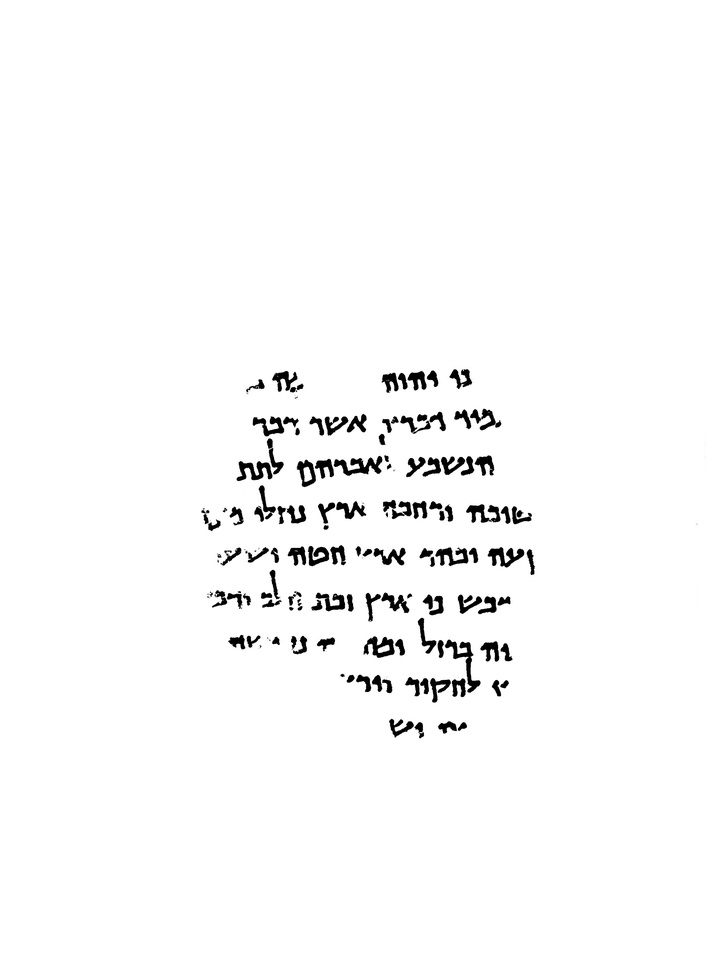
#> input picture Task 1 & 2/additional_code/DSS_Binarized/P168-Fg016-R-C01-R01-binarized.jpg, 727 x 970 px, shrunk from 2706 x 3608 before the run
$ jupyter execute 'Text skew.ipynb'
#> lines starting #> are read from the running program, lines starting #| are printed output that depends on the picture
[cell 1]
# import the necessary packages
import numpy as np
import argparse
import cv2
# construct the argument parse and parse the arguments
ap = argparse.ArgumentParser()
import sys
import numpy as np
from PIL import Image as im
from scipy.ndimage import interpolation as inter
from matplotlib import pyplot as plt

[cell 2]
img = im.open("DSS_Binarized/P168-Fg016-R-C01-R01-binarized.jpg")
#> img is the input picture: PIL image 727x970 L; min 0, max 255, mean 249.4
wd, ht = img.size
#> wd = 727; ht = 970
print(wd, ht)
#| 727 970

[cell 3]
def find_score(arr, angle):
    data = inter.rotate(arr, angle, reshape=False, order=0)
    hist = np.sum(data, axis=1)
    score = np.sum((hist[1:] - hist[:-1]) ** 2)
    return hist, score

delta = 1
limit = 5
angles = np.arange(-limit, limit+delta, delta)
scores = []

for angle in angles:
    hist, score = find_score(img, angle)
    scores.append(score)
#> this loop made 11 passes
#> score on passes 1 to 11: 1557120652, 1886644878, 2391788888, 3318923902, 4946540926, 2468585530, 5149612764, 3498345192, 2375080058, 1796711688, 1466151736
#> pass 1, in find_score, `data = inter.rotate(arr, angle, reshape=False, order=0)`:
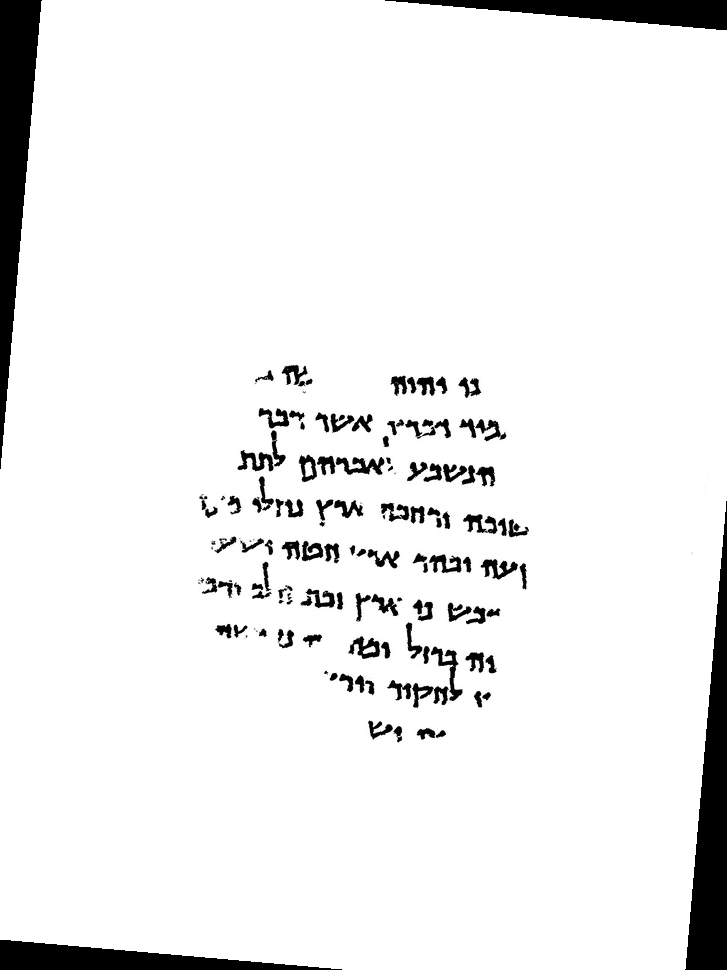
#> data: shape (970, 727); min 0, max 255, mean 238.4
#> pass 2, in find_score (call 2), `data = inter.rotate(arr, angle, reshape=False, order=0)`:
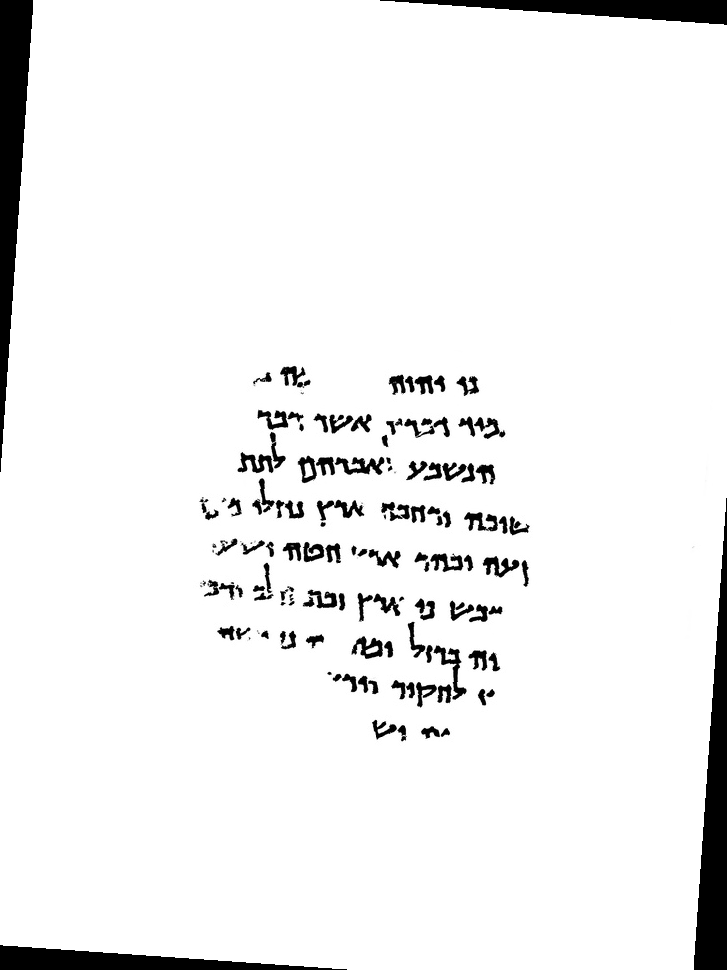
#> data: shape (970, 727); min 0, max 255, mean 240.4
#> pass 3, in find_score (call 3), `data = inter.rotate(arr, angle, reshape=False, order=0)`:
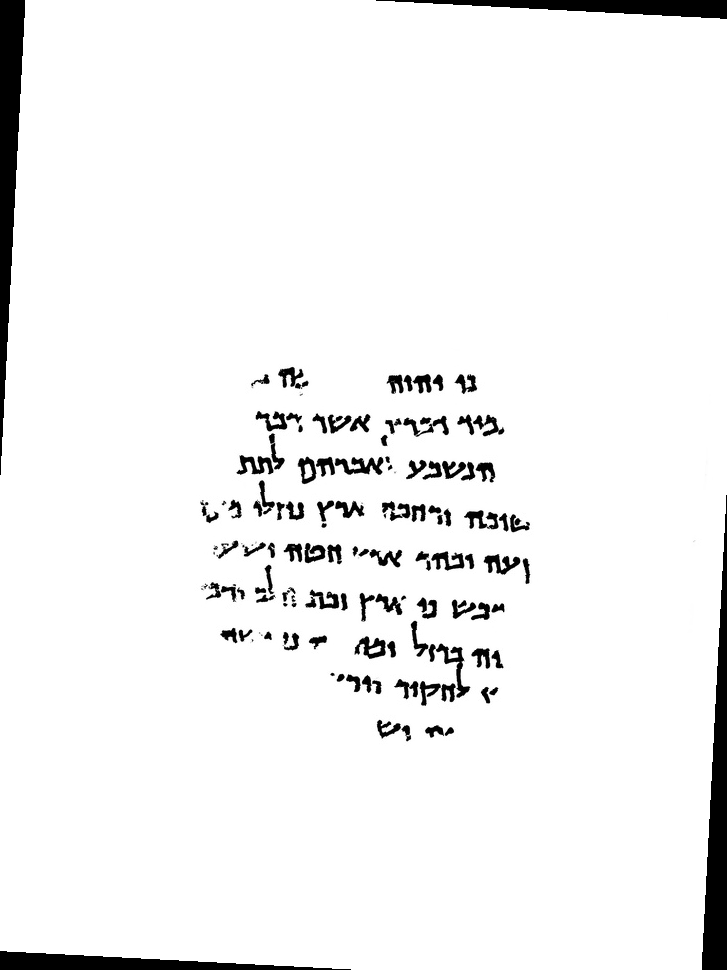
#> data: shape (970, 727); min 0, max 255, mean 242.5
#> after the loop, scores = [1557120652, 1886644878, 2391788888, 3318923902, 4946540926, 2468585530, 5149612764, 3498345192, 2375080058, 1796711688, 1466151736]

[cell 4]
best_score = max(scores)
#> best_score = 5149612764
best_angle = angles[scores.index(best_score)]
#> best_angle = 1
print('Best angle: {',(best_angle),'}')
#| Best angle: { 1 }

[cell 5]
# correct skew
data = inter.rotate(img, best_angle, reshape=False, order=0)
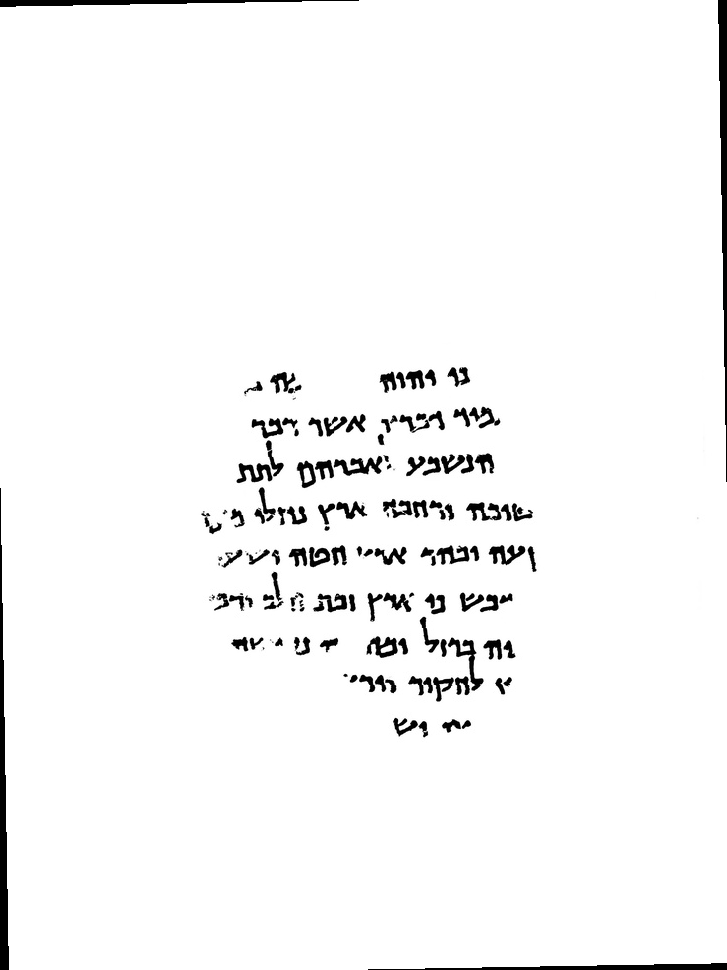
#> data: shape (970, 727); min 0, max 255, mean 246.8

[cell 6]
img = im.fromarray((255 * data).astype("uint8"))
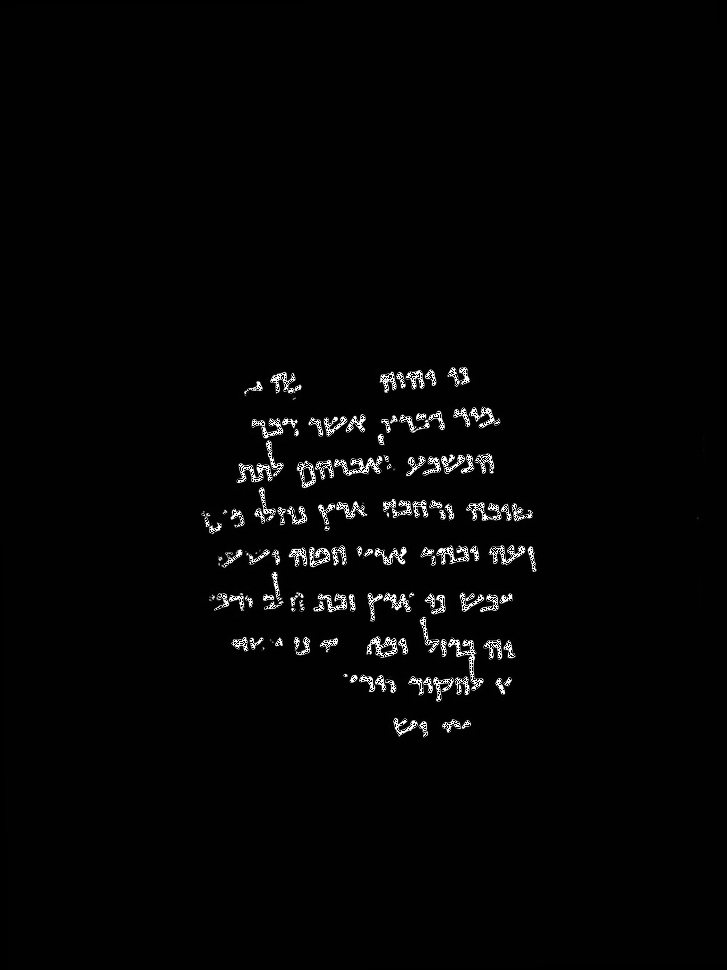
#> img: PIL image 727x970 L; min 0, max 255, mean 5.1

[cell 7]
img.save('skew_corrected.png')

[cell 8]
data = plt.imread('skew_corrected.png')
#> data: shape (970, 727) float32; min 0, max 1, mean 0.0201
